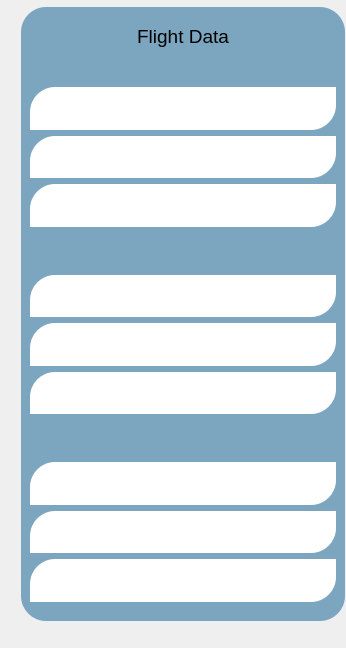
            <widget class="QWidget" name="RKT_model_page">
             <layout class="QHBoxLayout" name="horizontalLayout_20" stretch="6,1">
              <property name="spacing">
               <number>20</number>
              </property>
              <property name="leftMargin">
               <number>0</number>
              </property>
              <property name="topMargin">
               <number>0</number>
              </property>
              <property name="rightMargin">
               <number>0</number>
              </property>
              <property name="bottomMargin">
               <number>20</number>
              </property>
              <item>
               <widget class="QFrame" name="model_frame">
                <property name="styleSheet">
                 <string notr="true">background:#16222d;
border-radius: 25px;</string>
                </property>
                <property name="frameShape">
                 <enum>QFrame::StyledPanel</enum>
                </property>
                <property name="frameShadow">
                 <enum>QFrame::Raised</enum>
                </property>
               </widget>
              </item>
              <item>
               <widget class="QFrame" name="panel_temp_frame">
                <property name="minimumSize">
                 <size>
                  <width>326</width>
                  <height>0</height>
                 </size>
                </property>
                <property name="styleSheet">
                 <string notr="true">background:transparent;</string>
                </property>
                <property name="frameShape">
                 <enum>QFrame::StyledPanel</enum>
                </property>
                <property name="frameShadow">
                 <enum>QFrame::Raised</enum>
                </property>
                <layout class="QVBoxLayout" name="verticalLayout_3" stretch="1,0,5">
                 <property name="leftMargin">
                  <number>0</number>
                 </property>
                 <property name="topMargin">
                  <number>0</number>
                 </property>
                 <property name="rightMargin">
                  <number>0</number>
                 </property>
                 <property name="bottomMargin">
                  <number>0</number>
                 </property>
                 <item>
                  <widget class="QWidget" name="widget" native="true"/>
                 </item>
                 <item>
                  <widget class="QFrame" name="RKT_model_panel">
                   <property name="maximumSize">
                    <size>
                     <width>16777215</width>
                     <height>614</height>
                    </size>
                   </property>
                   <property name="styleSheet">
                    <string notr="true">background:#7CA6C0;
border-top-left-radius:25px;
border-bottom-left-radius:25px;
border-bottom-right-radius:25px;
border-top-right-radius:25px;</string>
                   </property>
                   <property name="frameShape">
                    <enum>QFrame::StyledPanel</enum>
                   </property>
                   <property name="frameShadow">
                    <enum>QFrame::Raised</enum>
                   </property>
                   <layout class="QVBoxLayout" name="verticalLayout_8" stretch="0,1,1,1">
                    <property name="spacing">
                     <number>30</number>
                    </property>
                    <property name="leftMargin">
                     <number>0</number>
                    </property>
                    <property name="topMargin">
                     <number>18</number>
                    </property>
                    <property name="rightMargin">
                     <number>0</number>
                    </property>
                    <property name="bottomMargin">
                     <number>10</number>
                    </property>
                    <item>
                     <widget class="QLabel" name="label">
                      <property name="font">
                       <font>
                        <pointsize>14</pointsize>
                       </font>
                      </property>
                      <property name="styleSheet">
                       <string notr="true">background:transparent;</string>
                      </property>
                      <property name="text">
                       <string>Flight Data</string>
                      </property>
                      <property name="alignment">
                       <set>Qt::AlignCenter</set>
                      </property>
                     </widget>
                    </item>
                    <item>
                     <widget class="QFrame" name="frame_28">
                      <property name="frameShape">
                       <enum>QFrame::StyledPanel</enum>
                      </property>
                      <property name="frameShadow">
                       <enum>QFrame::Raised</enum>
                      </property>
                      <layout class="QVBoxLayout" name="verticalLayout_9">
                       <item>
                        <widget class="QTextEdit" name="alt_value_7">
                         <property name="sizePolicy">
                          <sizepolicy hsizetype="Preferred" vsizetype="Preferred">
                           <horstretch>0</horstretch>
                           <verstretch>0</verstretch>
                          </sizepolicy>
                         </property>
                         <property name="minimumSize">
                          <size>
                           <width>306</width>
                           <height>42</height>
                          </size>
                         </property>
                         <property name="styleSheet">
                          <string notr="true">background:white;
border-top-left-radius:25px;
border-bottom-left-radius:0px;
border-bottom-right-radius:25px;
border-top-right-radius:0px;</string>
                         </property>
                         <property name="readOnly">
                          <bool>true</bool>
                         </property>
                        </widget>
                       </item>
                       <item>
                        <widget class="QTextEdit" name="alt_value_2">
                         <property name="sizePolicy">
                          <sizepolicy hsizetype="Preferred" vsizetype="Preferred">
                           <horstretch>0</horstretch>
                           <verstretch>0</verstretch>
                          </sizepolicy>
                         </property>
                         <property name="minimumSize">
                          <size>
                           <width>118</width>
                           <height>30</height>
                          </size>
                         </property>
                         <property name="styleSheet">
                          <string notr="true">background:white;
border-top-left-radius:25px;
border-bottom-left-radius:0px;
border-bottom-right-radius:25px;
border-top-right-radius:0px;</string>
                         </property>
                         <property name="readOnly">
                          <bool>true</bool>
                         </property>
                        </widget>
                       </item>
                       <item>
                        <widget class="QTextEdit" name="alt_value_8">
                         <property name="sizePolicy">
                          <sizepolicy hsizetype="Preferred" vsizetype="Preferred">
                           <horstretch>0</horstretch>
                           <verstretch>0</verstretch>
                          </sizepolicy>
                         </property>
                         <property name="minimumSize">
                          <size>
                           <width>306</width>
                           <height>42</height>
                          </size>
                         </property>
                         <property name="styleSheet">
                          <string notr="true">background:white;
border-top-left-radius:25px;
border-bottom-left-radius:0px;
border-bottom-right-radius:25px;
border-top-right-radius:0px;</string>
                         </property>
                         <property name="readOnly">
                          <bool>true</bool>
                         </property>
                        </widget>
                       </item>
                      </layout>
                     </widget>
                    </item>
                    <item>
                     <widget class="QFrame" name="frame_29">
                      <property name="frameShape">
                       <enum>QFrame::StyledPanel</enum>
                      </property>
                      <property name="frameShadow">
                       <enum>QFrame::Raised</enum>
                      </property>
                      <layout class="QVBoxLayout" name="verticalLayout_10">
                       <item>
                        <widget class="QTextEdit" name="alt_value_9">
                         <property name="sizePolicy">
                          <sizepolicy hsizetype="Preferred" vsizetype="Preferred">
                           <horstretch>0</horstretch>
                           <verstretch>0</verstretch>
                          </sizepolicy>
                         </property>
                         <property name="minimumSize">
                          <size>
                           <width>306</width>
                           <height>42</height>
                          </size>
                         </property>
                         <property name="styleSheet">
                          <string notr="true">background:white;
border-top-left-radius:25px;
border-bottom-left-radius:0px;
border-bottom-right-radius:25px;
border-top-right-radius:0px;</string>
                         </property>
                         <property name="readOnly">
                          <bool>true</bool>
                         </property>
                        </widget>
                       </item>
                       <item>
                        <widget class="QTextEdit" name="alt_value_10">
                         <property name="sizePolicy">
                          <sizepolicy hsizetype="Preferred" vsizetype="Preferred">
                           <horstretch>0</horstretch>
                           <verstretch>0</verstretch>
                          </sizepolicy>
                         </property>
                         <property name="minimumSize">
                          <size>
                           <width>306</width>
                           <height>42</height>
                          </size>
                         </property>
                         <property name="styleSheet">
                          <string notr="true">background:white;
border-top-left-radius:25px;
border-bottom-left-radius:0px;
border-bottom-right-radius:25px;
border-top-right-radius:0px;</string>
                         </property>
                         <property name="readOnly">
                          <bool>true</bool>
                         </property>
                        </widget>
                       </item>
                       <item>
                        <widget class="QTextEdit" name="alt_value_11">
                         <property name="sizePolicy">
                          <sizepolicy hsizetype="Preferred" vsizetype="Preferred">
                           <horstretch>0</horstretch>
                           <verstretch>0</verstretch>
                          </sizepolicy>
                         </property>
                         <property name="minimumSize">
                          <size>
                           <width>306</width>
                           <height>42</height>
                          </size>
                         </property>
                         <property name="styleSheet">
                          <string notr="true">background:white;
border-top-left-radius:25px;
border-bottom-left-radius:0px;
border-bottom-right-radius:25px;
border-top-right-radius:0px;</string>
                         </property>
                         <property name="readOnly">
                          <bool>true</bool>
                         </property>
                        </widget>
                       </item>
                      </layout>
                     </widget>
                    </item>
                    <item>
                     <widget class="QFrame" name="frame_30">
                      <property name="frameShape">
                       <enum>QFrame::StyledPanel</enum>
                      </property>
                      <property name="frameShadow">
                       <enum>QFrame::Raised</enum>
                      </property>
                      <layout class="QVBoxLayout" name="verticalLayout_11">
                       <item>
                        <widget class="QTextEdit" name="alt_value_12">
                         <property name="sizePolicy">
                          <sizepolicy hsizetype="Preferred" vsizetype="Preferred">
                           <horstretch>0</horstretch>
                           <verstretch>0</verstretch>
                          </sizepolicy>
                         </property>
                         <property name="minimumSize">
                          <size>
                           <width>306</width>
                           <height>42</height>
                          </size>
                         </property>
                         <property name="styleSheet">
                          <string notr="true">background:white;
border-top-left-radius:25px;
border-bottom-left-radius:0px;
border-bottom-right-radius:25px;
border-top-right-radius:0px;</string>
                         </property>
                         <property name="readOnly">
                          <bool>true</bool>
                         </property>
                        </widget>
                       </item>
                       <item>
                        <widget class="QTextEdit" name="alt_value_13">
                         <property name="sizePolicy">
                          <sizepolicy hsizetype="Preferred" vsizetype="Preferred">
                           <horstretch>0</horstretch>
                           <verstretch>0</verstretch>
                          </sizepolicy>
                         </property>
                         <property name="minimumSize">
                          <size>
                           <width>306</width>
                           <height>42</height>
                          </size>
                         </property>
                         <property name="styleSheet">
                          <string notr="true">background:white;
border-top-left-radius:25px;
border-bottom-left-radius:0px;
border-bottom-right-radius:25px;
border-top-right-radius:0px;</string>
                         </property>
                         <property name="readOnly">
                          <bool>true</bool>
                         </property>
                        </widget>
                       </item>
                       <item>
                        <widget class="QTextEdit" name="alt_value_14">
                         <property name="sizePolicy">
                          <sizepolicy hsizetype="Preferred" vsizetype="Preferred">
                           <horstretch>0</horstretch>
                           <verstretch>0</verstretch>
                          </sizepolicy>
                         </property>
                         <property name="minimumSize">
                          <size>
                           <width>306</width>
                           <height>42</height>
                          </size>
                         </property>
                         <property name="styleSheet">
                          <string notr="true">background:white;
border-top-left-radius:25px;
border-bottom-left-radius:0px;
border-bottom-right-radius:25px;
border-top-right-radius:0px;</string>
                         </property>
                         <property name="readOnly">
                          <bool>true</bool>
                         </property>
                        </widget>
                       </item>
                      </layout>
                     </widget>
                    </item>
                   </layout>
                  </widget>
                 </item>
                 <item>
                  <widget class="QFrame" name="frame_120">
                   <property name="frameShape">
                    <enum>QFrame::StyledPanel</enum>
                   </property>
                   <property name="frameShadow">
                    <enum>QFrame::Raised</enum>
                   </property>
                  </widget>
                 </item>
                </layout>
               </widget>
              </item>
             </layout>
            </widget>
